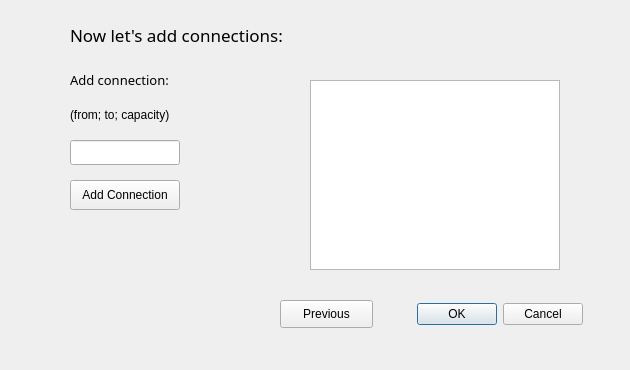
<?xml version="1.0" encoding="UTF-8"?>
<ui version="4.0">
 <class>ConnDialog</class>
 <widget class="QDialog" name="ConnDialog">
  <property name="geometry">
   <rect>
    <x>0</x>
    <y>0</y>
    <width>630</width>
    <height>370</height>
   </rect>
  </property>
  <property name="windowTitle">
   <string>Dialog</string>
  </property>
  <widget class="QPushButton" name="pushButton">
   <property name="geometry">
    <rect>
     <x>70</x>
     <y>180</y>
     <width>110</width>
     <height>30</height>
    </rect>
   </property>
   <property name="text">
    <string>Add Connection</string>
   </property>
  </widget>
  <widget class="QPushButton" name="pushButton_2">
   <property name="geometry">
    <rect>
     <x>280</x>
     <y>300</y>
     <width>93</width>
     <height>28</height>
    </rect>
   </property>
   <property name="text">
    <string>Previous</string>
   </property>
  </widget>
  <widget class="QDialogButtonBox" name="buttonBox">
   <property name="geometry">
    <rect>
     <x>390</x>
     <y>300</y>
     <width>193</width>
     <height>28</height>
    </rect>
   </property>
   <property name="standardButtons">
    <set>QDialogButtonBox::Cancel|QDialogButtonBox::Ok</set>
   </property>
  </widget>
  <widget class="QListWidget" name="listConnections">
   <property name="geometry">
    <rect>
     <x>310</x>
     <y>80</y>
     <width>250</width>
     <height>190</height>
    </rect>
   </property>
  </widget>
  <widget class="QLabel" name="label">
   <property name="geometry">
    <rect>
     <x>70</x>
     <y>20</y>
     <width>250</width>
     <height>30</height>
    </rect>
   </property>
   <property name="font">
    <font>
     <family>Berlin Sans FB</family>
     <pointsize>13</pointsize>
    </font>
   </property>
   <property name="text">
    <string>Now let's add connections:</string>
   </property>
  </widget>
  <widget class="QLabel" name="label_2">
   <property name="geometry">
    <rect>
     <x>70</x>
     <y>70</y>
     <width>120</width>
     <height>20</height>
    </rect>
   </property>
   <property name="font">
    <font>
     <family>Berlin Sans FB</family>
     <pointsize>10</pointsize>
    </font>
   </property>
   <property name="text">
    <string>Add connection:</string>
   </property>
  </widget>
  <widget class="QLabel" name="label_3">
   <property name="geometry">
    <rect>
     <x>70</x>
     <y>100</y>
     <width>120</width>
     <height>30</height>
    </rect>
   </property>
   <property name="text">
    <string>(from; to; capacity)</string>
   </property>
  </widget>
  <widget class="QLineEdit" name="lineEdit">
   <property name="geometry">
    <rect>
     <x>70</x>
     <y>140</y>
     <width>110</width>
     <height>25</height>
    </rect>
   </property>
  </widget>
 </widget>
 <resources/>
 <connections/>
</ui>
